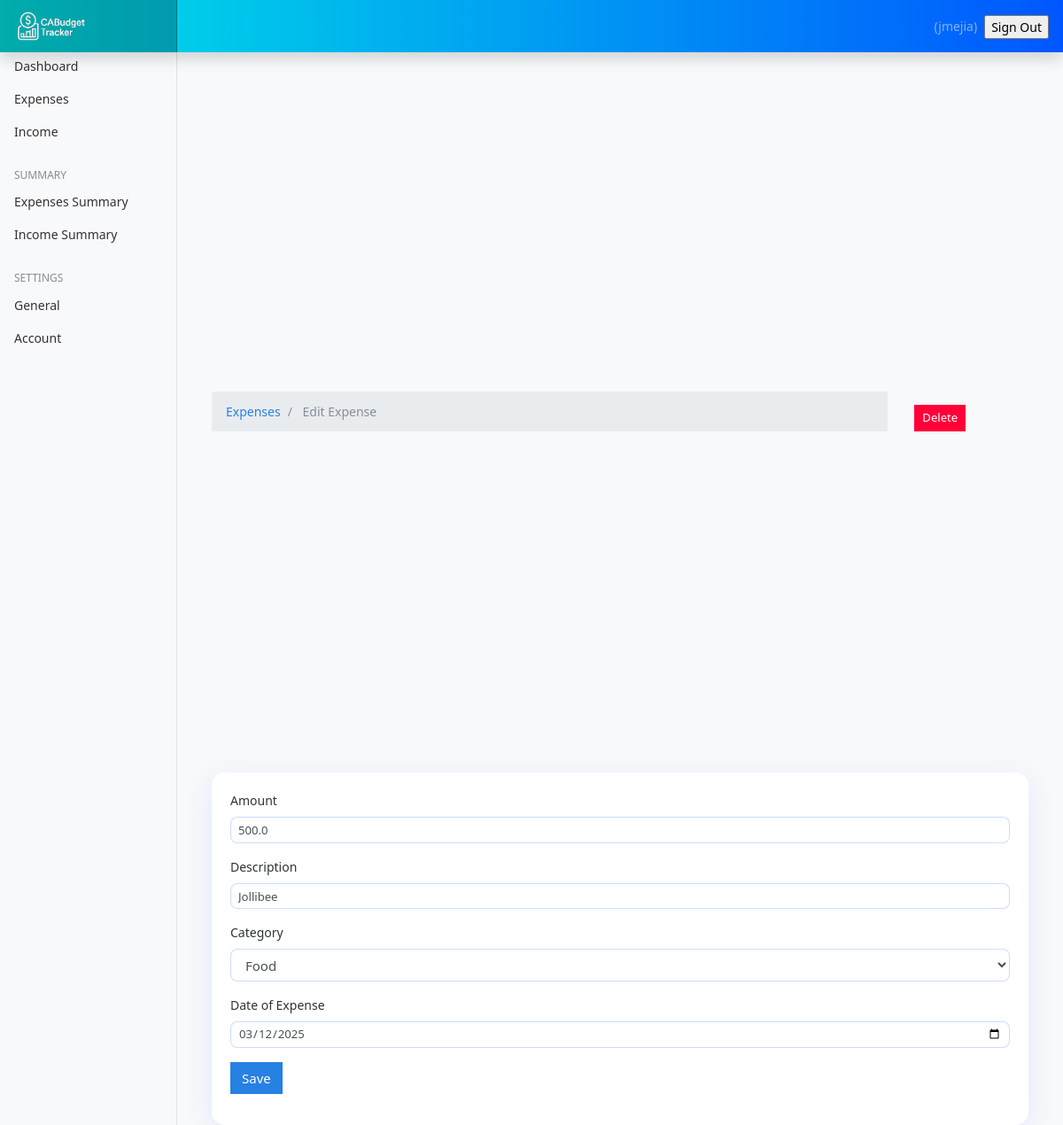
Screenshot of /edit-expense/4 (signed in) with the database file from the repository.
### expenses/models.py (models this page shows, shortened)
class Expense(models.Model):
    amount = models.FloatField()
    date = models.DateField(default=now)
    description = models.TextField()
    owner = models.ForeignKey(to=User, on_delete=models.CASCADE)
    category = models.CharField(max_length=266)
    class Meta:
        ordering: ['-date']

### expenses/views.py (the view, shortened to what this page needs)
# urls.py: path('edit-expense/<int:id>', views.expense_edit, name="expense-edit"),
@login_required(login_url='/authentication/login')
def expense_edit(request, id):
    expense = Expense.objects.get(pk=id)
    categories = Category.objects.all()
    context = {
        'expense': expense,
        'values': expense,
        'categories': categories
    }
    if request.method == 'GET':
        return render(request, 'expenses/edit-expense.html', context)

### templates/expenses/edit-expense.html (shortened to what this page needs)
{% extends 'base.html' %} {% block content %}
<div class="container mt-4">
  <div class="row">
    <div class="col-md-10">
      <nav aria-label="breadcrumb">
        <ol class="breadcrumb">
          <li class="breadcrumb-item">
            <a href="{% url 'expenses'%}">Expenses</a>
          </li>
          <li class="breadcrumb-item active" aria-current="page">
            Edit Expense
          </li>
        </ol>
      </nav>
    </div>
    <div class="col-md-2">
      <a
        href="{% url 'expense-delete' expense.id %}"
        class="btn btn-danger btn-sm"
        >Delete</a
      >
    </div>
  </div>
  <div class="card">
    <div class="card-body">
      <form action="{% url 'expense-edit' expense.id %}" method="post">
        <div class="form-group">
          <label for="">Amount</label>
          <input
            type="text"
            class="form-control form-control-sm"
            name="amount"
            value="{{values.amount}}"
          />
        </div>
        <div class="form-group">
          <label for="">Description</label>
          <input
            type="text"
            class="form-control form-control-sm"
            name="description"
            value="{{values.description}}"
          />
        </div>
        <div class="form-group">
          <label for="">Category</label>
          <select class="form-control" name="category">
            <option selected name="category" value="{{values.category}}"
              >{{values.category}}</option
            >
          </select>
        </div>
        <div class="form-group">
          <label for="">Date of Expense</label>
          <input
            type="date"
            value="{{values.date |date:'Y-m-d' }}"
            class="form-control form-control-sm"
            name="expense_date"
          />
        </div>
        <input
          type="submit"
          value="Save"
          class="btn btn-primary btn-primary-sm"
        />
      </form>
    </div>
  </div>
</div>
{% endblock %}

### templates/base.html (shortened to what this page needs)
{% load static %}
<html lang="en">
  <head>
    <link href="{% static 'css/bootstrap.min.css'%}" rel="stylesheet" />
    <link href="{% static 'css/main.css'%}" rel="stylesheet" />
    <link rel="stylesheet" href="https://cdnjs.cloudflare.com/ajax/libs/font-awesome/6.0.0/css/all.min.css">
    <link href="{% static 'css/dashboard.css' %}" rel="stylesheet" />
  </head>
  <body>
    <nav class="navbar navbar-dark fixed-top flex-md-nowrap p-0 shadow"
     style="background: linear-gradient(to right, #00E5E5, #0057FF);">
      <a class="navbar-brand col-sm-3 col-md-2 mr-0" href="#">
        <img src="{% static 'img/cabudget_logo.png' %}"
             style="height: 35px; width: auto;"
             class="img-fluid"
             alt="Budge Tracker Logo">
      </a>
      <ul
        class="navbar-nav px-3"
        style="display: flex; flex-direction: row; align-items: center;"
      >
        <li class="nav-item text-nowrap">
          <span class="nav-link" href="">
            ({{request.user.username}})
          </span>
        </li>
        <li class="nav-item text-nowrap mt-3 ml-2">
          <form action="{% url  'logout' %}" method="POST">
            <input
              class="text text-capitalize"
              type="submit"
              value="Sign out"
            />
          </form>
        </li>
      </ul>
    </nav>
    <div class="container-fluid">
      <div class="row">
        {% include 'partials/_sidebar.html' %}
        <main role="main" class="col-md-9 ml-sm-auto col-lg-10 px-4">
          {% block content %} {% endblock %}
        </main>
      </div>
    </div>
  </body>
</html>

### expenseswebsite/static/css/main.css (style rules this page uses)
.card { background: rgba(255, 255, 255, 0.9); border-radius: 15px; border: 1px solid rgba(255, 255, 255, 0.3); backdrop-filter: blur(10px); box-shadow: 0 8px 32px rgba(0, 87, 255, 0.1); }
.form-control { border: 1px solid rgba(0, 87, 255, 0.2); border-radius: 8px; transition: all 0.3s ease; }
.row { min-height: 100vh; display: flex; align-items: center; justify-content: center; }

### expenseswebsite/static/css/dashboard.css (style rules this page uses)
:root { --primary: #3f51b5; --success: #4caf50; --danger: #f44336; --background: #f8f9fa; --text: #2d3436; --border: #e0e0e0; }
body { font-size: 0.875rem; }
[role="main"] { padding-top: 133px; }
@media (min-width: 768px) { [role="main"] { padding-top: 48px; } }
.navbar-brand { padding-top: 0.75rem; padding-bottom: 0.75rem; font-size: 1rem; background-color: rgba(0, 0, 0, 0.25); box-shadow: inset -1px 0 0 rgba(0, 0, 0, 0.25); }
body { background-color: var(--background); color: var(--text); }

### rows the page displays
Expense: amount "500.0", description "Jollibee", category "Food", expense_date "03/12/2025"

### other values shown
{{ request.user.username }} "jmejia"
